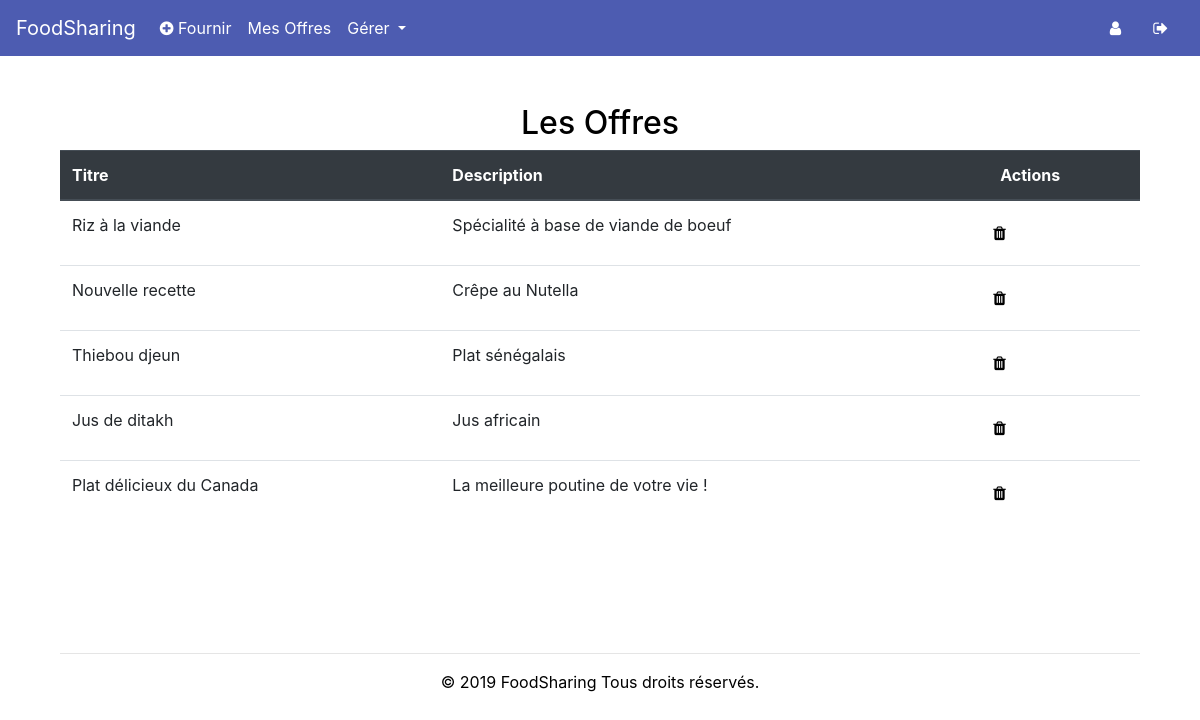
/manage_offers (signed in), run on the app's committed database.
### tables this page shows
CREATE TABLE Offers (
    offer_id INTEGER PRIMARY KEY,
    offer_categorie_id INTEGER,
    offer_user_id INTEGER,
    offer_title varchar(255) NOT NULL,
    offer_description varchar(255) NOT NULL,
    offer_price varchar(255) NOT NULL,
    FOREIGN KEY(offer_categorie_id) REFERENCES Categories(categorie_id),
    FOREIGN KEY(offer_user_id) REFERENCES regularsUsers(user_id)
);

### app.py (the view)
@app.route('/manage_offers')
def manage_system_offers():
    if session.get("id") is None:
        return redirect('/')
    else:
        if session.get("role")[0] == "Administrateur":
            db = Database()
            offers = db.get_all_offers()
            role = session.get("role")
            db.disconnect()
            return render_template('manage_offers.html', year=now, offers=offers, role=role[0])
        else:
            return redirect('/')

### database.py (called while the page is built)
    def get_connection(self):
        if self.connection is None:
            try:
                self.connection = sqlite3.connect('database/users.db')
            except sqlite3.Error as error:
                print("Failed to insert Python variable into sqlite table", error)
        return self.connection

    def disconnect(self):
        if self.connection is not None:
            self.connection.close()

    def get_all_offers(self):
        connect = self.get_connection()
        cur = connect.cursor()
        cur.execute("SELECT * FROM Offers")
        result = cur.fetchall()
        if result is None:
            return None
        else:
            return result

### templates/manage_offers.html (shortened to what this page needs)
<!DOCTYPE html>
 <html class="not-ie no-js" lang="fr">
    <head>
        <link href="https://stackpath.bootstrapcdn.com/bootstrap/4.3.1/css/bootstrap.min.css" rel="stylesheet">
        <link href="/static/css/HomeStyle.css" rel="stylesheet">
        <link rel="stylesheet" href="https://cdnjs.cloudflare.com/ajax/libs/font-awesome/4.7.0/css/font-awesome.min.css">
    </head>
    <body>
            <nav class="navbar navbar-expand-lg navbar-light" style="background-color:#4d5cb1;">
                  <a class="navbar-brand" href="/" style="color:white!important;">FoodSharing</a>
                <div class="collapse navbar-collapse" id="navbarText">
                <ul class="navbar-nav mr-auto">
                  <li class="nav-item">
                    <a class="nav-link" href="/add_offer" style="color:white!important;"><i class="fa fa-plus-circle" aria-hidden="true"></i> Fournir</a>
                  </li>
                  <li class="nav-item">
                    <a class="nav-link" href="/my_offers" style="color:white!important;">Mes Offres</a>
                  </li>
                    {%  if role == 'Administrateur' %}
                        <li class="nav-item">
                            <div class="dropdown show">
                                <a class="nav-link dropdown-toggle" style="color:white!important;" href="#" role="button" id="dropdownMenuLink" data-toggle="dropdown" aria-haspopup="true" aria-expanded="false">
                                    Gérer
                                </a>
                            </div>
                        </li>
                    {% endif %}
                </ul>
                <a class="nav-link" href="/profile" style="color:white!important;"><i class="fa fa-user" aria-hidden="true"></i></a>
                <a class="nav-link" href="/disconnect" style="color:white!important;"><i class="fa fa-sign-out" aria-hidden="true"></i></a>
              </div>
            </nav>
            <div class="container">
                <div class="col-md-8" style="margin: 0 auto;">
                    <h2 class="text-center message">Les Offres</h2>
                </div>
    	        <div class="container">
                    {% if offers|length %}
                         <table class="table">
                          <thead class="thead-dark">
                            <tr>
                                <th scope="col">Titre</th>
                                <th scope="col">Description</th>
                                <th scope="col">Actions</th>
                            </tr>
                          </thead>
                          <tbody>
                        {% for offer in offers %}
                            <tr>
                              <td>{{ offer[3] }}</td>
                              <td>{{ offer[4] }}</td>
                                <td>
                                    <div class="row">
                                        <a href="/delete_offer/{{ offer[0] }}" style="text-decoration: none; color: black;padding:.5rem;" title="Changer status">
                                                <i class="fa fa-trash"></i>
                                        </a>
                                    </div>
                                </td>
                            </tr>
                        {% endfor %}
                        </tbody>
                    </table>
                    {% else %}
                        <h3 class="text-center" style="color:grey;">Aucune annonces sur le systéme</h3>
                    {% endif %}
		        <div>
				<div class="text-center footer">
                    <hr>
		            <p>© 2019 FoodSharing Tous droits réservés.</p>
		        </div>
			</div></div></div>
    </body>

### static/css/HomeStyle.css (style rules this page uses)
body { background-color: #ffffff; color: black; }
.message { margin-top: 3rem; }
.footer { margin-top:8rem; color:black; }

### data on the page
Offers: offer_title "Riz à la viande", offer_description "Spécialité à base de viande de boeuf"
Offers: offer_title "Nouvelle recette", offer_description "Crêpe au Nutella"
Offers: offer_title "Thiebou djeun", offer_description "Plat sénégalais"
Offers: offer_title "Jus de ditakh", offer_description "Jus africain"
Offers: offer_title "Plat délicieux du Canada", offer_description "La meilleure poutine de votre vie !"
